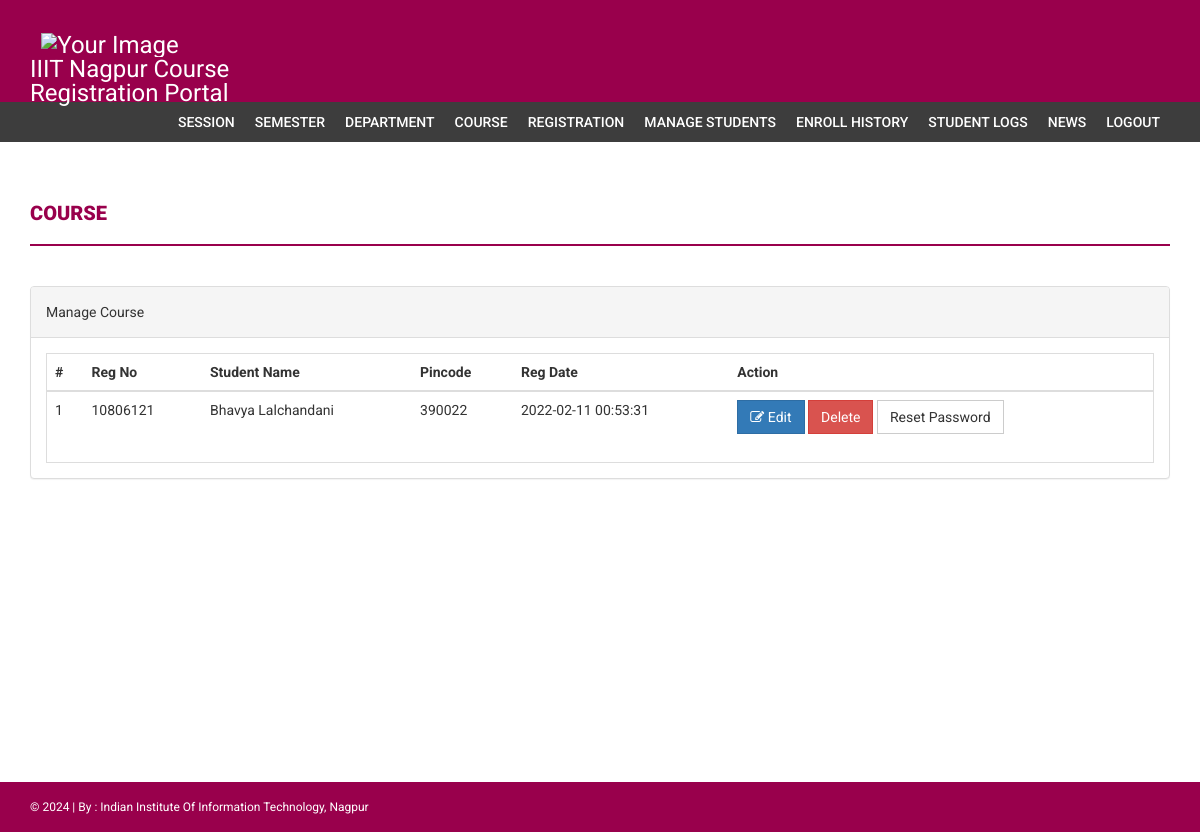
Page /admin/manage-students.php (signed in) on the committed database.
### tables this page shows
CREATE TABLE `students` (
  `StudentRegno` varchar(255) NOT NULL,
  `studentPhoto` varchar(255) DEFAULT NULL,
  `password` varchar(255) DEFAULT NULL,
  `studentName` varchar(255) DEFAULT NULL,
  `pincode` varchar(255) DEFAULT NULL,
  `session` varchar(255) DEFAULT NULL,
  `department` varchar(255) DEFAULT NULL,
  `semester` varchar(255) DEFAULT NULL,
  `cgpa` decimal(10,2) DEFAULT NULL,
  `creationdate` timestamp NULL DEFAULT CURRENT_TIMESTAMP,
  `updationDate` varchar(255) DEFAULT NULL
);

### admin/manage-students.php (the view, shortened to what this page needs)
<?php
if(strlen($_SESSION['alogin'])==0)
    {
header('location:index.php');
}
else{
?>
<!DOCTYPE html>
<html xmlns="http://www.w3.org/1999/xhtml">
<head>
    <link href="../assets/css/bootstrap.css" rel="stylesheet" />
    <link href="../assets/css/font-awesome.css" rel="stylesheet" />
    <link href="../assets/css/style.css" rel="stylesheet" />
</head>
<body>
<?php include('includes/header.php');?>
<?php if($_SESSION['alogin']!="")
{
 include('includes/menubar.php');
}
 ?>
    <div class="content-wrapper">
        <div class="container">
              <div class="row">
                    <div class="col-md-12">
                        <h1 class="page-head-line">Course  </h1>
                    </div>
                </div>
                <div class="row" >
                <div class="col-md-12">
                    <div class="panel panel-default">
                        <div class="panel-heading">
                            Manage Course
                        </div>
                        <div class="panel-body">
                            <div class="table-responsive table-bordered">
                                <table class="table">
                                    <thead>
                                        <tr>
                                            <th>#</th>
                                            <th>Reg No </th>
                                            <th>Student Name </th>
                                            <th> Pincode</th>
                                             <th>Reg Date</th>
                                             <th>Action</th>
                                        </tr>
                                    </thead>
                                    <tbody>
<?php
$sql=mysqli_query($con,"select * from students");
$cnt=1;
while($row=mysqli_fetch_array($sql))
{
?>
                                        <tr>
                                            <td><?php echo $cnt;?></td>
                                            <td><?php echo htmlentities($row['StudentRegno']);?></td>
                                            <td><?php echo htmlentities($row['studentName']);?></td>
                                            <td><?php echo htmlentities($row['pincode']);?></td>
                                            <td><?php echo htmlentities($row['creationdate']);?></td>
                                            <td>
                                            <a href="edit-student-profile.php?id=<?php echo $row['StudentRegno']?>">
<button class="btn btn-primary"><i class="fa fa-edit "></i> Edit</button> </a>
<a href="manage-students.php?id=<?php echo $row['StudentRegno']?>&del=delete" onClick="return confirm('Are you sure you want to delete?')">
                                            <button class="btn btn-danger">Delete</button>
</a>
<a href="manage-students.php?id=<?php echo $row['StudentRegno']?>&pass=update" onClick="return confirm('Are you sure you want to reset password?')">
<button type="submit" name="submit" id="submit" class="btn btn-default">Reset Password</button>
</a>
                                            </td>
                                        </tr>
<?php
$cnt++;
} ?>
                                    </tbody>
                                </table>
                            </div>
                        </div>
                    </div>
                </div>
            </div>
        </div>
    </div>
  <?php include('includes/footer.php');?>
</body>
</html>
<?php } ?>

### assets/css/style.css (style rules this page uses)
body { font-family: 'Roboto', sans-serif; line-height: 30px; }
.content-wrapper { margin-top: 40px; min-height: 600px; padding-bottom: 60px; }
.page-head-line { font-weight: 900; padding-bottom: 20px; border-bottom: 2px solid rgb(153, 0, 76); text-transform: uppercase; color: rgb(153, 0, 76); font-size: 20px; margin-bottom: 40px; }
.btn { border-radius: 0px; -webkit-border-radius: 0px; -moz-border-radius: 0px; }

### rows in the picture
students: StudentRegno "10806121", studentName "Bhavya Lalchandani", pincode "390022", creationdate "2022-02-11 00:53:31"
